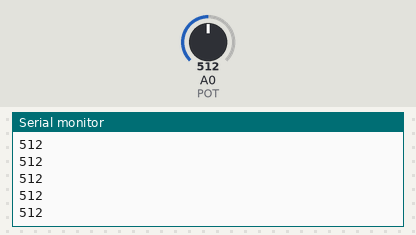
This sketch was run on a simulated Arduino Uno, built with avr-gcc and run on an emulated ATmega328P. Shown: the last lines printed to the serial monitor. The inputs (shaded band) are chosen by the test bench; at power-on: A0 (POT) = 512.

Above: at 1.2 s.
1.3 s: A0 (POT) set to 716
At 1.56 s:
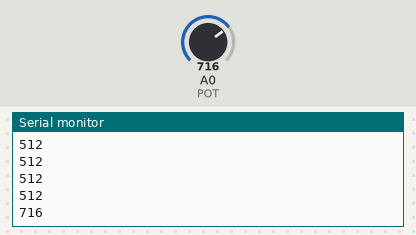
2.8 s: A0 (POT) set to 900
At 2.96 s:
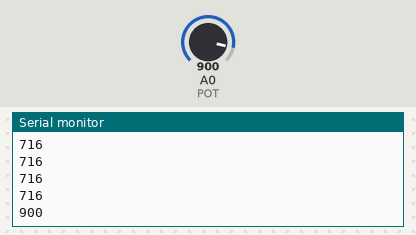
Timing chart, 0 to 5.8 s (numbered marks = the images above; inputs shaded):
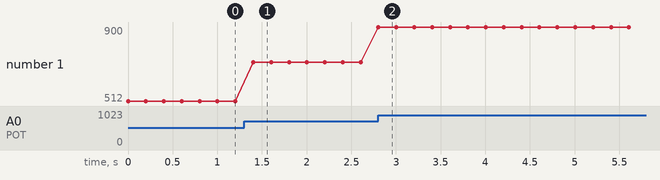

The sketch:

02-analogico.ino
```cpp
// Incremento 2 — leitura analógica bruta do potenciômetro (0..1023)
const int POT = A0;

void setup() {
  Serial.begin(9600);
}

void loop() {
  int bruto = analogRead(POT);
  Serial.println(bruto);
  delay(200);
}
```

Measured:
- after the input at 1.3 s, the serial monitor: prints a new line after 0.10 s (image 1)
- after the input at 2.8 s, the serial monitor: prints a new line at once (image 2)
- plotted number 1: 512 → 716 after the input at 1.3 s, 716 → 900 after the input at 2.8 s
